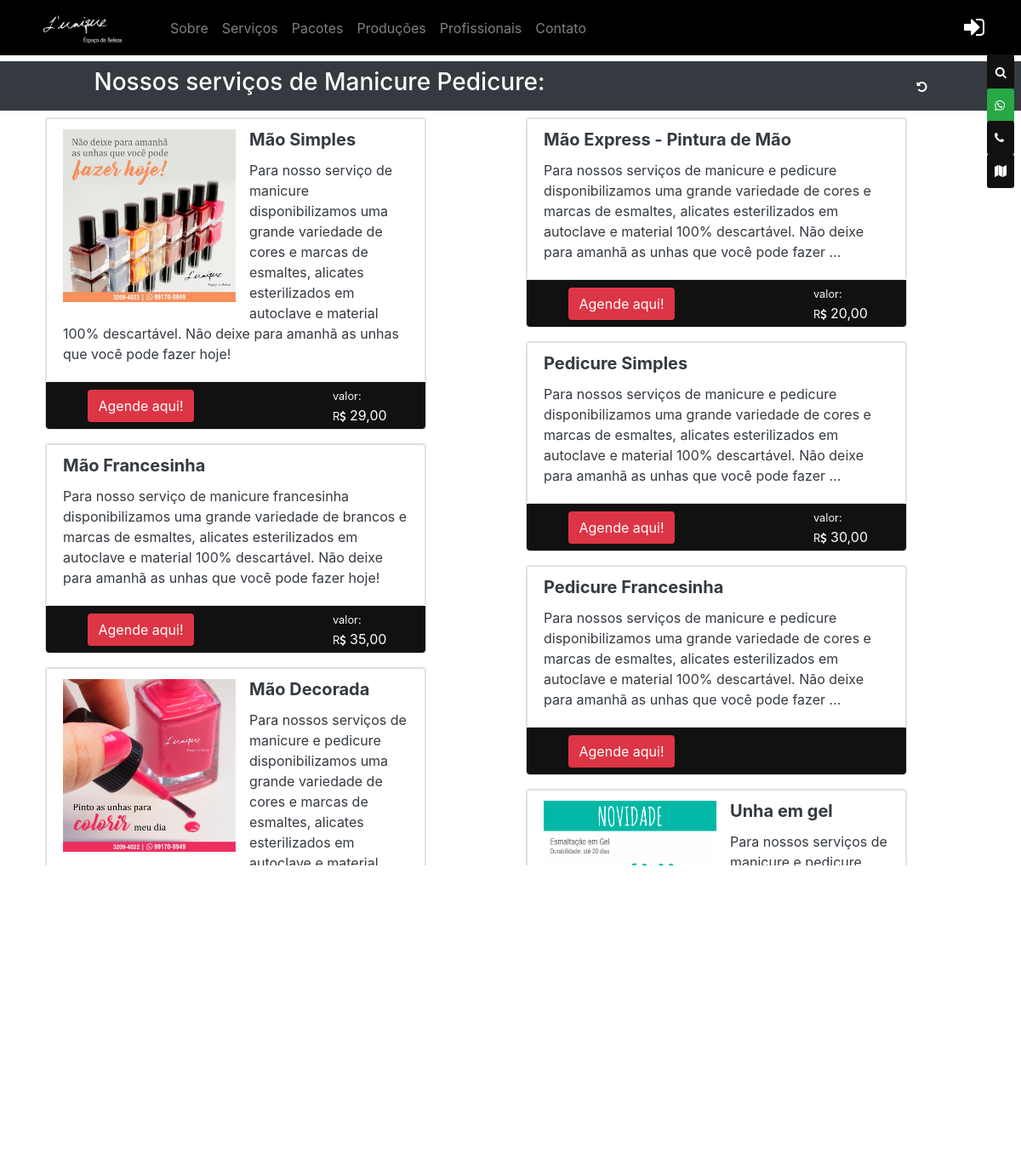
The app's page /service/category/1/ with its own data.
### service/models.py (models this page shows, shortened)
class ServiceModel(models.Model):
    service_tittle = models.CharField('Título*',max_length=150, unique=True)
    service_description = models.CharField('Descrição*', max_length=1000, null=True, blank=True)
    service_active = models.BooleanField('Serviçø inativo', default=True)
    service_author = models.ForeignKey(settings.AUTH_USER_MODEL, related_name='service_user', on_delete=models.SET_NULL, blank=True, null=True)
    service_category = models.ForeignKey(ServiceCategoryModel, related_name='service_category', on_delete=models.SET_NULL, blank=True, null=True)
    service_updated_at = models.DateTimeField(null=True)
    service_updated_by = models.ForeignKey(settings.AUTH_USER_MODEL, null=True, related_name='+',on_delete=models.SET_NULL, blank=True)
    service_published = models.DateTimeField(auto_now_add=True)
    service_views = models.PositiveIntegerField(default=0)
    objects = ServiceManager()
    class Meta:
        verbose_name_plural = "service_list"
        verbose_name = "service"
        db_table = 'service_db'
    def get_description_as_markdown(self):
        return mark_safe(markdown(self.service_description, safe_mode='escape'))

class ServiceCategoryModel(models.Model):
    category_service = models.CharField('Qual nova categoria de serviços?', max_length=100, unique=True)
    professional_category = models.ForeignKey(ProfessionalCategoryModel, related_name='service_professional', on_delete=models.SET_NULL, blank=True, null=True)
    category_service_author = models.ForeignKey(settings.AUTH_USER_MODEL, on_delete=models.SET_NULL, blank=True, null=True)
    category_service_published = models.DateTimeField(auto_now_add=True)
    category_service_updated_at = models.DateTimeField(null=True)
    category_service_updated_by = models.ForeignKey(settings.AUTH_USER_MODEL, null=True, related_name='+',on_delete=models.SET_NULL, blank=True)
    class Meta:
        verbose_name_plural = "service_category_list"

### photo/models.py (models this page shows, shortened)
class ServicePhotoModel(models.Model):
    service_photo_file = models.FileField('Adicione uma foto.', upload_to="img/service_photo_file/", validators=[validate_file_extension], null=True, blank=True,)
    service_photo = models.ForeignKey(ServiceModel, related_name='service_photo', on_delete=models.CASCADE)
    service_photo_cover = models.BooleanField('Foto destaque?', default=False)
    photo_updated_at = models.DateTimeField(null=True)
    photo_updated_by = models.ForeignKey(settings.AUTH_USER_MODEL, null=True, related_name='+',on_delete=models.SET_NULL, blank=True)
    photo_author = models.ForeignKey(settings.AUTH_USER_MODEL, null=True, on_delete=models.SET_NULL)
    photo_published = models.DateTimeField(auto_now_add=True)
    photo_expiration_date = models.DateField(auto_now=False, auto_now_add=False, null=True, blank=True)
    photo_views = models.PositiveIntegerField(default=0)
    class Meta:
        verbose_name_plural = "service_photo_list"
        verbose_name = "service_photo"
        db_table = 'service_photo_db'
    def photo_visible(self):
        if self.photo_expiration_date:
            service = self.photo_expiration_date
            if service > datetime.date.today():
                return True
            else:
                return False
        else:
            return True
    def get_valid_cover_photo(self):
        if self.service_photo_cover is True:
            if self.photo_visible() is True:
                return True
            else:
                return False

### price/models.py (models this page shows, shortened)
class PriceModel(models.Model):
    price_value = models.DecimalField(max_digits=10, decimal_places=2, null=True, blank=True)
    old_price_value = models.DecimalField(max_digits=10, decimal_places=2, null=True, blank=True)
    price_service = models.ForeignKey(ServiceModel, related_name='price_service', on_delete=models.CASCADE, null=True, blank=True)
    price_combo = models.ForeignKey(ComboModel, related_name='price_combo', on_delete=models.CASCADE, null=True, blank=True)
    price_active = models.BooleanField('Preço visisvel?', default=False)
    price_updated_at = models.DateTimeField(null=True)
    price_updated_by = models.ForeignKey(settings.AUTH_USER_MODEL, null=True, related_name='+', on_delete=models.SET_NULL, blank=True)
    price_published = models.DateTimeField(auto_now_add=True)
    price_user = models.ForeignKey(settings.AUTH_USER_MODEL, related_name='price_user', on_delete=models.SET_NULL, blank=True, null=True)
    price_value_tracker = FieldTracker(fields=['price_value'])
    class Meta:
        verbose_name_plural = "price_list"
        verbose_name = "price"
        db_table = 'price_db'

### service/views.py (the view)
# urls.py: url(r'^category/(?P<pk>\d+)/$', views.ServiceListView.as_view(), name='service_list'),
class ServiceListView(ListView):
    model = ServiceModel
    context_object_name = 'service_list'
    template_name = 'service/service_list.html'
    def get_context_data(self, **kwargs):
        context = super(ServiceListView, self).get_context_data(**kwargs)
        photo_service_list = []
        service_list = list(self.object_list.filter(service_active=False)[:])
        for service in service_list:
            counter = 0
            photo_list = list(ServicePhotoModel.objects.filter(service_photo=service).order_by('-photo_published')[:])
            if len(service.service_photo.all()) < 1:
                photo_service_list.append([service, None])
            else:
                for photo in photo_list:
                    counter += 1
                    if service not in [i[0] for i in photo_service_list]:
                        if photo.get_valid_cover_photo() is True:
                            photo_last = photo
                            photo_service_list.append([service, photo_last])
                        else:
                            if counter == len(photo_list):
                                photo_service_list.append([service, None])
        context['testimony_photo_service_list'] = photo_service_list
        return context
    def get_queryset(self, *args, **kwargs):
        service_category = ServiceModel.objects.filter(service_category__id=self.kwargs['pk'])
        return service_category

### service/templates/service/service_list.html (shortened to what this page needs)
{% extends 'base.html' %}
{% load static %}
{% load humanize %}
{% block content %}
<br>
<div  class="row">
   <div class="col-12 align-self-center">
       {% with service=service_list.first %}
           <div class="row bg-dark justify-content-center">
               <div class="col-8 align-self-center">
                    <h3 class="p-2 text-white">Nossos serviços de {{ service.service_category.category_service}}:</h3>
               </div>
               <div class="col-2 text-right align-self-center">
                   <a href="/" class="btn-sm text-white btn-dark" data-toggle="tooltip" data-placement="bottom" title="Voltar para pagina principal">
                       <i class="fa fa-undo" aria-hidden="true"></i>
                   </a>
               </div>
           </div>
       {% endwith %}
        <div class="container">
          <div class="card-columns">
            {% for service, photo in testimony_photo_service_list %}
              <div class="card m-2" style="max-width: 28rem;">
                  <div class="row rounded-top justify-content-center no-gutters">
                      <a href="{% url 'service:service_detail' service.pk  %}" class="img-thumbnail">
                       <div class="col-12 mt-2 text-dark">
                           {% if photo %}
                                <img src="{{MEDIA_URL}}{{photo.service_photo_file}}" class="w-50 mr-3 mb-2 float-left" alt="lunique_{{photo.service_photo_file.name}}">
                            {% endif %}
                              <h5 class="card-title"><strong>{{service.service_tittle}}</strong></h5>
                              <p class="card-text text-justify m-1">{{ service.get_description_as_markdown|truncatewords:35 }}</p>
                       </div>
                      </a>
                  </div>
                  <div class="row no-gutters justify-content-center rounded-bottom" style="background-color: #111111;">
                      <div class="col-5 align-self-center">
                          <div class="row">
                              <div class="col-12">
                              </div>
                          </div>
                          <div class="row m-2 justify-content-center">
                              <a href="{% url 'service:schedule_wizard_create' service.pk  %}" class="btn text-white bg-danger" style="background-color: #111111;">
                                 Agende aqui!
                             </a>
                          </div>
                      </div>
                      <div class="col-6 align-self-center">
                          <div class="row align-items-center">
                              <div class="col-7 align-self-center">
                             {% for price in service.price_service.all %}
                                  {% if price.price_value <= price.old_price_value %}
                                  <p class="card-text text-right"><small class="text-danger"><strong>Promoção</strong></small></p>
                                  {% endif %}
                              </div>
                              <div class="col-5 align-self-center">
                                            {% if price.price_active is True %}
                                             <div class="row">
                                                 <p class="card-text text-left"><small class="text-light">{% if service.service_customer_time  is True %} a partir de:{% else %}valor: {% endif %}</small></p>
                                             </div>
                                             <div class="row text-white">
                                                 <p class="card-text"><small>R<i class="fa fa-usd" aria-hidden="true"></i></small> {{ price.price_value }}</p>
                                             </div>
                                            {% endif %}
                              </div>
                             {% endfor %}
                          </div>
                      </div>
                  </div>
              </div>
            {% endfor %}
          </div>
          </div>
       </div>
</div>
{% endblock %}

### records on screen
ServiceModel: service_category.category_service "Manicure Pedicure", service_photo_file (picture), service_tittle "Mão Simples", get_description_as_markdown "Para nosso serviço de manicure disponibilizamos uma grande variedade de cores e marcas de esmaltes, alicates esterilizados em autoclave e material 100% descartável. Não deixe para amanhã as unhas que você pode fazer hoje!"
PriceModel: shows "valor:", price_value "29,00"
ServiceModel: service_tittle "Mão Francesinha", get_description_as_markdown "Para nosso serviço de manicure francesinha disponibilizamos uma grande variedade de brancos e marcas de esmaltes, alicates esterilizados em autoclave e material 100% descartável. Não deixe para amanhã as unhas que você pode fazer hoje!"
PriceModel: shows "valor:", price_value "35,00"
ServiceModel: service_photo_file (picture), service_tittle "Mão Decorada", get_description_as_markdown "Para nossos serviços de manicure e pedicure disponibilizamos uma grande variedade de cores e marcas de esmaltes, alicates esterilizados em autoclave e material 100% descartável. Não deixe para amanhã as unhas que você pode fazer …"
ServiceModel: service_tittle "Mão Express - Pintura de Mão", get_description_as_markdown "Para nossos serviços de manicure e pedicure disponibilizamos uma grande variedade de cores e marcas de esmaltes, alicates esterilizados em autoclave e material 100% descartável. Não deixe para amanhã as unhas que você pode fazer …"
PriceModel: shows "valor:", price_value "20,00"
ServiceModel: service_tittle "Pedicure Simples", get_description_as_markdown "Para nossos serviços de manicure e pedicure disponibilizamos uma grande variedade de cores e marcas de esmaltes, alicates esterilizados em autoclave e material 100% descartável. Não deixe para amanhã as unhas que você pode fazer …"
PriceModel: shows "valor:", price_value "30,00"
ServiceModel: service_tittle "Pedicure Francesinha", get_description_as_markdown "Para nossos serviços de manicure e pedicure disponibilizamos uma grande variedade de cores e marcas de esmaltes, alicates esterilizados em autoclave e material 100% descartável. Não deixe para amanhã as unhas que você pode fazer …"
ServiceModel: service_photo_file (picture), service_tittle "Unha em gel", get_description_as_markdown "Para nossos serviços de manicure e pedicure disponibilizamos uma grande variedade de cores e marcas de esmaltes, alicates esterilizados em autoclave e material 100% descartável. Não deixe para amanhã as unhas que você pode fazer …"
